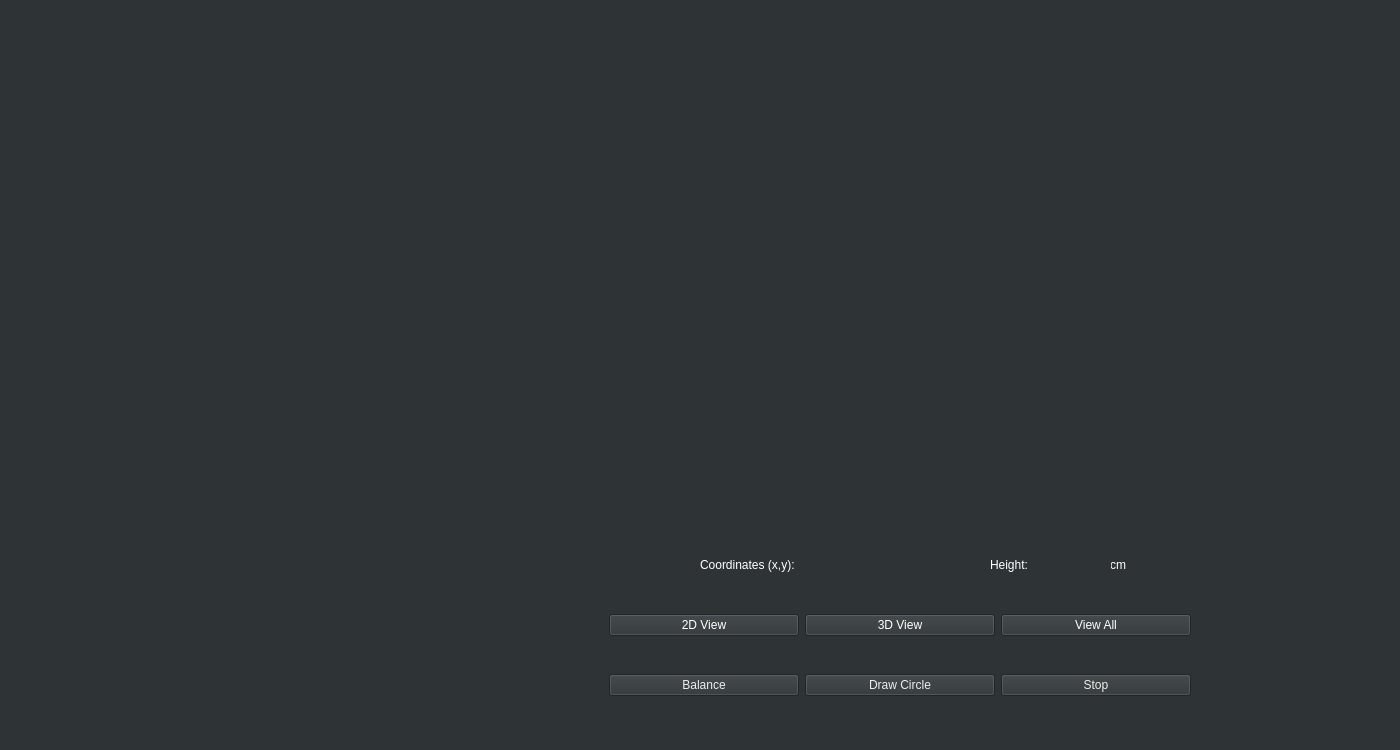
<?xml version="1.0" encoding="UTF-8"?>
<ui version="4.0">
 <class>MainWindow</class>
 <widget class="QMainWindow" name="MainWindow">
  <property name="geometry">
   <rect>
    <x>0</x>
    <y>0</y>
    <width>1400</width>
    <height>750</height>
   </rect>
  </property>
  <property name="windowTitle">
   <string>MainWindow</string>
  </property>
  <property name="styleSheet">
   <string notr="true">background-color: rgb(46, 52, 54);</string>
  </property>
  <widget class="QWidget" name="centralwidget">
   <widget class="GLWidget" name="view" native="true">
    <property name="geometry">
     <rect>
      <x>40</x>
      <y>350</y>
      <width>360</width>
      <height>360</height>
     </rect>
    </property>
    <property name="styleSheet">
     <string notr="true"/>
    </property>
   </widget>
   <widget class="QLabel" name="image">
    <property name="geometry">
     <rect>
      <x>40</x>
      <y>40</y>
      <width>360</width>
      <height>270</height>
     </rect>
    </property>
    <property name="styleSheet">
     <string notr="true"/>
    </property>
    <property name="text">
     <string/>
    </property>
   </widget>
   <widget class="QWidget" name="gridLayoutWidget">
    <property name="geometry">
     <rect>
      <x>439</x>
      <y>39</y>
      <width>921</width>
      <height>481</height>
     </rect>
    </property>
    <layout class="QGridLayout" name="layout"/>
   </widget>
   <widget class="QFrame" name="frame">
    <property name="geometry">
     <rect>
      <x>440</x>
      <y>600</y>
      <width>920</width>
      <height>50</height>
     </rect>
    </property>
    <property name="frameShape">
     <enum>QFrame::NoFrame</enum>
    </property>
    <property name="frameShadow">
     <enum>QFrame::Raised</enum>
    </property>
    <layout class="QHBoxLayout" name="horizontalLayout_2">
     <item>
      <spacer name="horizontalSpacer">
       <property name="orientation">
        <enum>Qt::Horizontal</enum>
       </property>
       <property name="sizeType">
        <enum>QSizePolicy::Maximum</enum>
       </property>
       <property name="sizeHint" stdset="0">
        <size>
         <width>160</width>
         <height>20</height>
        </size>
       </property>
      </spacer>
     </item>
     <item>
      <widget class="QPushButton" name="button2d">
       <property name="styleSheet">
        <string notr="true">color: rgb(255, 255, 255);
</string>
       </property>
       <property name="text">
        <string>2D View</string>
       </property>
      </widget>
     </item>
     <item>
      <widget class="QPushButton" name="button3d">
       <property name="styleSheet">
        <string notr="true">color: rgb(255, 255, 255);

</string>
       </property>
       <property name="text">
        <string>3D View</string>
       </property>
      </widget>
     </item>
     <item>
      <widget class="QPushButton" name="button23d">
       <property name="styleSheet">
        <string notr="true">color: rgb(255, 255, 255);</string>
       </property>
       <property name="text">
        <string>View All</string>
       </property>
      </widget>
     </item>
     <item>
      <spacer name="horizontalSpacer_2">
       <property name="orientation">
        <enum>Qt::Horizontal</enum>
       </property>
       <property name="sizeType">
        <enum>QSizePolicy::Maximum</enum>
       </property>
       <property name="sizeHint" stdset="0">
        <size>
         <width>160</width>
         <height>20</height>
        </size>
       </property>
      </spacer>
     </item>
    </layout>
   </widget>
   <widget class="QFrame" name="frame_2">
    <property name="geometry">
     <rect>
      <x>440</x>
      <y>540</y>
      <width>921</width>
      <height>50</height>
     </rect>
    </property>
    <property name="frameShape">
     <enum>QFrame::NoFrame</enum>
    </property>
    <property name="frameShadow">
     <enum>QFrame::Raised</enum>
    </property>
    <widget class="QLabel" name="label4">
     <property name="geometry">
      <rect>
       <x>410</x>
       <y>10</y>
       <width>80</width>
       <height>30</height>
      </rect>
     </property>
     <property name="styleSheet">
      <string notr="true">font: 10pt &quot;Bookman Old Style&quot;;
color: rgb(255, 255, 255);</string>
     </property>
     <property name="text">
      <string/>
     </property>
    </widget>
    <widget class="QLabel" name="label1_img">
     <property name="geometry">
      <rect>
       <x>220</x>
       <y>10</y>
       <width>30</width>
       <height>30</height>
      </rect>
     </property>
     <property name="styleSheet">
      <string notr="true"/>
     </property>
     <property name="text">
      <string/>
     </property>
    </widget>
    <widget class="QLabel" name="label1">
     <property name="geometry">
      <rect>
       <x>260</x>
       <y>10</y>
       <width>150</width>
       <height>30</height>
      </rect>
     </property>
     <property name="styleSheet">
      <string notr="true">font: 10pt &quot;Bookman Old Style&quot;;
color: rgb(255, 255, 255);</string>
     </property>
     <property name="text">
      <string>Coordinates (x,y):</string>
     </property>
    </widget>
    <widget class="QLabel" name="label2_img">
     <property name="geometry">
      <rect>
       <x>520</x>
       <y>10</y>
       <width>20</width>
       <height>30</height>
      </rect>
     </property>
     <property name="styleSheet">
      <string notr="true"/>
     </property>
     <property name="text">
      <string/>
     </property>
    </widget>
    <widget class="QLabel" name="label_3">
     <property name="geometry">
      <rect>
       <x>670</x>
       <y>10</y>
       <width>30</width>
       <height>30</height>
      </rect>
     </property>
     <property name="styleSheet">
      <string notr="true">font: 10pt &quot;Bookman Old Style&quot;;
color: rgb(255, 255, 255);</string>
     </property>
     <property name="text">
      <string>cm</string>
     </property>
    </widget>
    <widget class="QLabel" name="label2">
     <property name="geometry">
      <rect>
       <x>550</x>
       <y>10</y>
       <width>121</width>
       <height>30</height>
      </rect>
     </property>
     <property name="styleSheet">
      <string notr="true">font: 10pt &quot;Bookman Old Style&quot;;
color: rgb(255, 255, 255);</string>
     </property>
     <property name="text">
      <string>Height:</string>
     </property>
    </widget>
   </widget>
   <widget class="QFrame" name="frame_3">
    <property name="geometry">
     <rect>
      <x>440</x>
      <y>660</y>
      <width>920</width>
      <height>50</height>
     </rect>
    </property>
    <property name="frameShape">
     <enum>QFrame::NoFrame</enum>
    </property>
    <property name="frameShadow">
     <enum>QFrame::Raised</enum>
    </property>
    <layout class="QHBoxLayout" name="horizontalLayout">
     <item>
      <spacer name="horizontalSpacer_3">
       <property name="orientation">
        <enum>Qt::Horizontal</enum>
       </property>
       <property name="sizeType">
        <enum>QSizePolicy::Maximum</enum>
       </property>
       <property name="sizeHint" stdset="0">
        <size>
         <width>160</width>
         <height>20</height>
        </size>
       </property>
      </spacer>
     </item>
     <item>
      <widget class="QPushButton" name="balance_button">
       <property name="styleSheet">
        <string notr="true">color: rgb(238, 238, 236);</string>
       </property>
       <property name="text">
        <string>Balance</string>
       </property>
      </widget>
     </item>
     <item>
      <widget class="QPushButton" name="circle_button">
       <property name="styleSheet">
        <string notr="true">color: rgb(238, 238, 236);</string>
       </property>
       <property name="text">
        <string>Draw Circle</string>
       </property>
      </widget>
     </item>
     <item>
      <widget class="QPushButton" name="stop_button">
       <property name="styleSheet">
        <string notr="true">color: rgb(238, 238, 236);</string>
       </property>
       <property name="text">
        <string>Stop</string>
       </property>
      </widget>
     </item>
     <item>
      <spacer name="horizontalSpacer_4">
       <property name="orientation">
        <enum>Qt::Horizontal</enum>
       </property>
       <property name="sizeType">
        <enum>QSizePolicy::Maximum</enum>
       </property>
       <property name="sizeHint" stdset="0">
        <size>
         <width>160</width>
         <height>20</height>
        </size>
       </property>
      </spacer>
     </item>
    </layout>
   </widget>
  </widget>
 </widget>
 <customwidgets>
  <customwidget>
   <class>GLWidget</class>
   <extends>QWidget</extends>
   <header location="global">glwidget.h</header>
   <container>1</container>
  </customwidget>
 </customwidgets>
 <resources/>
 <connections/>
</ui>
